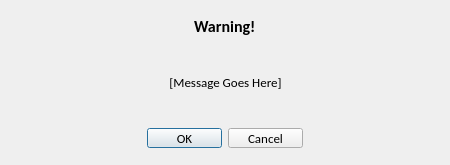
<?xml version="1.0" encoding="UTF-8"?>
<ui version="4.0">
 <class>Dialog_Warning</class>
 <widget class="QDialog" name="Dialog_Warning">
  <property name="geometry">
   <rect>
    <x>0</x>
    <y>0</y>
    <width>450</width>
    <height>165</height>
   </rect>
  </property>
  <property name="minimumSize">
   <size>
    <width>450</width>
    <height>165</height>
   </size>
  </property>
  <property name="maximumSize">
   <size>
    <width>450</width>
    <height>165</height>
   </size>
  </property>
  <property name="windowTitle">
   <string>Dialog</string>
  </property>
  <layout class="QGridLayout" name="gridLayout_3">
   <item row="0" column="0">
    <layout class="QVBoxLayout" name="verticalLayout_2">
     <item>
      <layout class="QGridLayout" name="gridLayout_2">
       <item row="0" column="0">
        <spacer name="horizontalSpacer_5">
         <property name="orientation">
          <enum>Qt::Horizontal</enum>
         </property>
         <property name="sizeHint" stdset="0">
          <size>
           <width>40</width>
           <height>20</height>
          </size>
         </property>
        </spacer>
       </item>
       <item row="0" column="1">
        <widget class="QLabel" name="warning_label">
         <property name="minimumSize">
          <size>
           <width>0</width>
           <height>20</height>
          </size>
         </property>
         <property name="maximumSize">
          <size>
           <width>16777215</width>
           <height>20</height>
          </size>
         </property>
         <property name="font">
          <font>
           <family>Calibri</family>
           <pointsize>12</pointsize>
           <weight>75</weight>
           <bold>true</bold>
          </font>
         </property>
         <property name="text">
          <string>Warning!</string>
         </property>
        </widget>
       </item>
       <item row="0" column="2">
        <spacer name="horizontalSpacer_6">
         <property name="orientation">
          <enum>Qt::Horizontal</enum>
         </property>
         <property name="sizeHint" stdset="0">
          <size>
           <width>40</width>
           <height>20</height>
          </size>
         </property>
        </spacer>
       </item>
      </layout>
     </item>
     <item>
      <spacer name="horizontalSpacer_8">
       <property name="orientation">
        <enum>Qt::Horizontal</enum>
       </property>
       <property name="sizeHint" stdset="0">
        <size>
         <width>40</width>
         <height>5</height>
        </size>
       </property>
      </spacer>
     </item>
     <item>
      <layout class="QHBoxLayout" name="horizontalLayout">
       <item>
        <spacer name="horizontalSpacer">
         <property name="orientation">
          <enum>Qt::Horizontal</enum>
         </property>
         <property name="sizeHint" stdset="0">
          <size>
           <width>40</width>
           <height>20</height>
          </size>
         </property>
        </spacer>
       </item>
       <item>
        <widget class="QLabel" name="warning_message">
         <property name="minimumSize">
          <size>
           <width>0</width>
           <height>60</height>
          </size>
         </property>
         <property name="maximumSize">
          <size>
           <width>16777215</width>
           <height>60</height>
          </size>
         </property>
         <property name="font">
          <font>
           <family>Calibri</family>
           <pointsize>10</pointsize>
          </font>
         </property>
         <property name="statusTip">
          <string>Warning Message</string>
         </property>
         <property name="layoutDirection">
          <enum>Qt::LeftToRight</enum>
         </property>
         <property name="text">
          <string>[Message Goes Here]</string>
         </property>
         <property name="alignment">
          <set>Qt::AlignCenter</set>
         </property>
        </widget>
       </item>
       <item>
        <spacer name="horizontalSpacer_4">
         <property name="orientation">
          <enum>Qt::Horizontal</enum>
         </property>
         <property name="sizeHint" stdset="0">
          <size>
           <width>40</width>
           <height>20</height>
          </size>
         </property>
        </spacer>
       </item>
      </layout>
     </item>
     <item>
      <spacer name="horizontalSpacer_7">
       <property name="orientation">
        <enum>Qt::Horizontal</enum>
       </property>
       <property name="sizeHint" stdset="0">
        <size>
         <width>40</width>
         <height>5</height>
        </size>
       </property>
      </spacer>
     </item>
     <item>
      <layout class="QGridLayout" name="gridLayout">
       <item row="0" column="1">
        <widget class="QPushButton" name="ok_warning_button">
         <property name="minimumSize">
          <size>
           <width>75</width>
           <height>20</height>
          </size>
         </property>
         <property name="maximumSize">
          <size>
           <width>75</width>
           <height>20</height>
          </size>
         </property>
         <property name="font">
          <font>
           <family>Calibri</family>
           <pointsize>10</pointsize>
          </font>
         </property>
         <property name="toolTip">
          <string>Confirm</string>
         </property>
         <property name="statusTip">
          <string>Confirm</string>
         </property>
         <property name="text">
          <string>OK</string>
         </property>
        </widget>
       </item>
       <item row="0" column="3">
        <spacer name="horizontalSpacer_3">
         <property name="orientation">
          <enum>Qt::Horizontal</enum>
         </property>
         <property name="sizeHint" stdset="0">
          <size>
           <width>40</width>
           <height>20</height>
          </size>
         </property>
        </spacer>
       </item>
       <item row="0" column="2">
        <widget class="QPushButton" name="cancel_warning_button">
         <property name="minimumSize">
          <size>
           <width>75</width>
           <height>20</height>
          </size>
         </property>
         <property name="maximumSize">
          <size>
           <width>75</width>
           <height>20</height>
          </size>
         </property>
         <property name="font">
          <font>
           <family>Calibri</family>
           <pointsize>10</pointsize>
          </font>
         </property>
         <property name="toolTip">
          <string>Cancel</string>
         </property>
         <property name="statusTip">
          <string>Cancel</string>
         </property>
         <property name="text">
          <string>Cancel</string>
         </property>
        </widget>
       </item>
       <item row="0" column="0">
        <spacer name="horizontalSpacer_2">
         <property name="orientation">
          <enum>Qt::Horizontal</enum>
         </property>
         <property name="sizeHint" stdset="0">
          <size>
           <width>40</width>
           <height>20</height>
          </size>
         </property>
        </spacer>
       </item>
      </layout>
     </item>
    </layout>
   </item>
  </layout>
 </widget>
 <resources/>
 <connections>
  <connection>
   <sender>ok_warning_button</sender>
   <signal>clicked()</signal>
   <receiver>Dialog_Warning</receiver>
   <slot>accept()</slot>
   <hints>
    <hint type="sourcelabel">
     <x>211</x>
     <y>138</y>
    </hint>
    <hint type="destinationlabel">
     <x>214</x>
     <y>52</y>
    </hint>
   </hints>
  </connection>
  <connection>
   <sender>cancel_warning_button</sender>
   <signal>clicked()</signal>
   <receiver>Dialog_Warning</receiver>
   <slot>close()</slot>
   <hints>
    <hint type="sourcelabel">
     <x>255</x>
     <y>128</y>
    </hint>
    <hint type="destinationlabel">
     <x>214</x>
     <y>74</y>
    </hint>
   </hints>
  </connection>
 </connections>
</ui>
